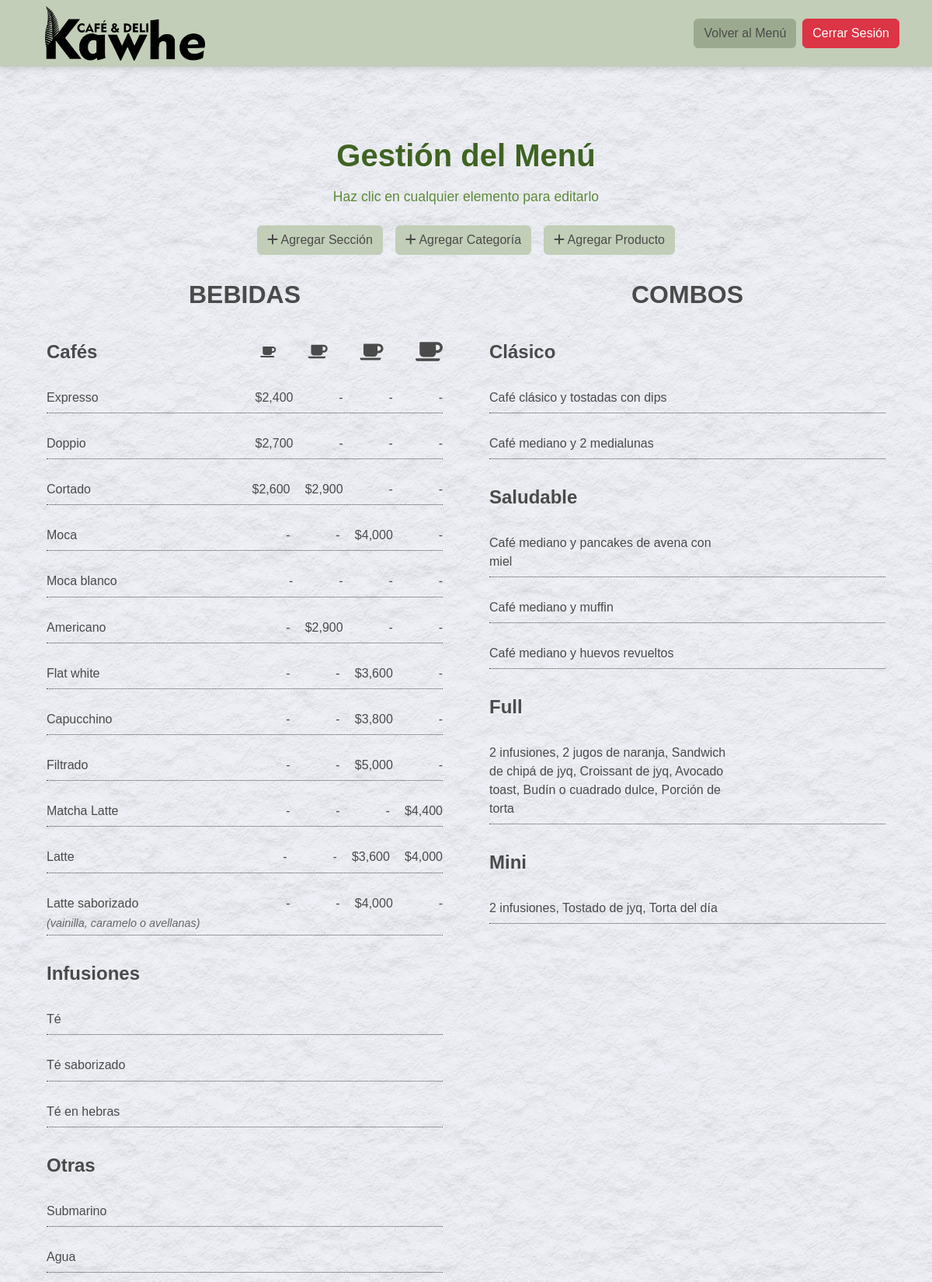
The page /admin/panel.php (signed in, upper part) on the database its author committed.
### tables this page shows
CREATE TABLE `secciones` (
  `id_seccion` int(11) NOT NULL,
  `nombre` varchar(50) NOT NULL,
  `activo` tinyint(1) DEFAULT 1
);

CREATE TABLE `categorias` (
  `id_categoria` int(11) NOT NULL,
  `id_seccion` int(11) DEFAULT NULL,
  `nombre` varchar(50) NOT NULL,
  `activo` tinyint(1) DEFAULT 1
);

CREATE TABLE `productos` (
  `id_producto` int(11) NOT NULL,
  `id_categoria` int(11) DEFAULT NULL,
  `nombre` varchar(200) NOT NULL,
  `precio` decimal(10,2) DEFAULT NULL,
  `activo` tinyint(1) DEFAULT 1,
  `fecha_creacion` timestamp NOT NULL DEFAULT current_timestamp(),
  `fecha_modificacion` timestamp NOT NULL DEFAULT current_timestamp() ON UPDATE current_timestamp(),
  `descripcion` text DEFAULT NULL,
  `precio_chico` decimal(10,2) DEFAULT NULL,
  `precio_mediano` decimal(10,2) DEFAULT NULL,
  `precio_grande` decimal(10,2) DEFAULT NULL,
  `precio_extra_grande` decimal(10,2) DEFAULT NULL
);

### admin/panel.php (the view, shortened to what this page needs)
<?php
require_once('../conexion.php');
?>
<!DOCTYPE html>
<html lang="es">
<head>
    <link href="https://cdn.jsdelivr.net/npm/bootstrap@5.3.0/dist/css/bootstrap.min.css" rel="stylesheet">
        <link rel="stylesheet" href="https://cdnjs.cloudflare.com/ajax/libs/font-awesome/6.0.0/css/all.min.css">
    <link rel="stylesheet" href="../style.css">
</head>
<body>
    <nav class="navbar navbar-expand-lg nav-panel">
        <div class="container">
            <img src="../images/LOGOTIPO-KAWHE.png" alt="Logo Kawhe" class="nav-logo">
            <div class="collapse navbar-collapse justify-content-end" id="navbarPanel">
                <div class="d-flex gap-2">
                    <a href="../index.php" class="btn btn-volver">Volver al Menú</a>
                    <a href="logout.php" class="btn btn-danger">Cerrar Sesión</a>
                </div>
            </div>
        </div>
    </nav>
    <main>
        <section class="menu-section">
            <div class="container">
                <h1 class="text-center panel-title">Gestión del Menú</h1>
                <p class="text-center mb-4 panel-subtitle">Haz clic en cualquier elemento para editarlo</p>
                <div class="d-flex justify-content-center gap-3 mb-4">
                    <button class="btn btn-success" id="btnAddSeccion">
                        <i class="fas fa-plus"></i> Agregar Sección
                    </button>
                    <button class="btn btn-success" id="btnAddCategoria">
                        <i class="fas fa-plus"></i> Agregar Categoría
                    </button>
                    <button class="btn btn-success" id="btnAddProducto">
                        <i class="fas fa-plus"></i> Agregar Producto
                    </button>
                </div>
                <?php
                $query_secciones = "SELECT * FROM secciones WHERE activo = 1";
                $result_secciones = mysqli_query($conexion, $query_secciones);
                echo '<div class="row">';
                while($seccion = mysqli_fetch_assoc($result_secciones)) {
                    $columnClass = ($seccion['nombre'] == 'Deli') ? 'col-12' : 'col-md-6';
                    echo '<div class="' . $columnClass . ' mb-5">';
                    echo '<h2 class="menu-title text-center mb-4 editable"
                             data-type="seccion"
                             data-id="' . $seccion['id_seccion'] . '">' . $seccion['nombre'] . '</h2>';
                    $query_categorias = "SELECT * FROM categorias WHERE id_seccion = {$seccion['id_seccion']} AND activo = 1";
                    $result_categorias = mysqli_query($conexion, $query_categorias);
                    while($categoria = mysqli_fetch_assoc($result_categorias)) {
                        echo '<div class="menu-category mb-4">';
                        if($categoria['nombre'] === 'Cafés') {
                            echo '<div class="categoria-header d-flex justify-content-between align-items-center">';
                            echo '<h3 class="categoria-title mb-0 editable" data-type="categoria" data-id="' . $categoria['id_categoria'] . '">' . $categoria['nombre'] . '</h3>';
                            echo '<div class="coffee-sizes">';
                            echo '<i class="fas fa-coffee coffee-icon size-s"></i>';
                            echo '<i class="fas fa-coffee coffee-icon size-m"></i>';
                            echo '<i class="fas fa-coffee coffee-icon size-l"></i>';
                            echo '<i class="fas fa-coffee coffee-icon size-xl"></i>';
                            echo '</div>';
                            echo '</div>';
                        } else {
                            echo '<h3 class="categoria-title mb-3 editable" data-type="categoria" data-id="' . $categoria['id_categoria'] . '">' . $categoria['nombre'] . '</h3>';
                        }
                        $query_productos = "SELECT * FROM productos WHERE id_categoria = {$categoria['id_categoria']} AND activo = 1";
                        $result_productos = mysqli_query($conexion, $query_productos);
                        while($producto = mysqli_fetch_assoc($result_productos)) {
                            echo '<div class="menu-item editable" data-type="producto" data-id="' . $producto['id_producto'] . '">';
                            echo '<div class="producto-info">';
                            echo '<div class="producto-nombre">' . $producto['nombre'] . '</div>';
                            if(!empty($producto['descripcion'])) {
                                echo '<div class="producto-descripcion">' . $producto['descripcion'] . '</div>';
                            }
                            echo '</div>';
                            if($categoria['nombre'] === 'Cafés') {
                                echo '<div class="precios-cafe">';
                                echo '<div class="precio-size">' . ($producto['precio_chico'] > 0 ? '$' . number_format($producto['precio_chico'], 0) : '-') . '</div>';
                                echo '<div class="precio-size">' . ($producto['precio_mediano'] > 0 ? '$' . number_format($producto['precio_mediano'], 0) : '-') . '</div>';
                                echo '<div class="precio-size">' . ($producto['precio_grande'] > 0 ? '$' . number_format($producto['precio_grande'], 0) : '-') . '</div>';
                                echo '<div class="precio-size">' . ($producto['precio_extra_grande'] > 0 ? '$' . number_format($producto['precio_extra_grande'], 0) : '-') . '</div>';
                                echo '</div>';
                            } else {
                                if($producto['precio'] > 0) {
                                    echo '<div class="producto-precio">$' . number_format($producto['precio'], 0) . '</div>';
                                }
                            }
                            echo '</div>';
                        }
                        echo '</div>';
                    }
                    echo '</div>';
                }
                echo '</div>';
                ?>
            </div>
        </section>
    </main>
</body>
</html>

### style.css (style rules this page uses)
:root { --color-verde-principal: rgba(194,206,184,255); --color-crema-principal: rgba(247,245,242,255); --color-texto: #4A4A4A; --color-verde-oscuro: #9baa8f; --color-sombra: rgba(0,0,0,0.1); }
body { font-family: 'Arial', sans-serif; background-color: var(--color-crema-principal); color: var(--color-texto); }
main { background-image: url('images/trama-blanca.jpg'); background-repeat: repeat; background-color: var(--color-crema-principal); padding-bottom: 2rem; padding-top: 90px; }
#menu-nav, .nav-panel { background-color: var(--color-verde-principal); box-shadow: 0 4px 6px var(--color-sombra); padding: 0.5rem 0; width: 100%; z-index: 1000; transition: all 0.3s ease; }
#menu-nav .nav-logo, .nav-panel .nav-logo { height: 70px; width: auto; margin: 0 1rem; }
.menu-section { font-family: 'Arial', sans-serif; color: var(--color-texto); }
.menu-title { font-size: 2rem; font-weight: bold; text-transform: uppercase; margin-bottom: 2rem; }
.menu-category { margin-bottom: 3rem; }
.categoria-title { font-size: 1.5rem; font-weight: bold; margin-bottom: 1.5rem; padding: 0.5rem; }
.menu-item { display: flex; justify-content: space-between; align-items: flex-start; margin-bottom: 1rem; position: relative; padding: 0.5rem 0; }
.menu-item::after { content: ""; position: absolute; left: 0; right: 0; bottom: 3px; border-bottom: 1px dotted var(--color-texto); }
.producto-info { flex: 1; min-width: 0; padding-right: 10px; position: relative; z-index: 1; }
.producto-nombre { max-width: 65%; padding-right: 10px; margin-bottom: 0.2rem; }
.producto-descripcion { font-size: 0.9rem; color: #666; font-style: italic; }
.menu-section [class*="col-"] { padding: 0 30px; }
.categoria-header { display: flex; align-items: center; justify-content: space-between; margin-bottom: 1rem; }
.coffee-sizes { display: flex; gap: 2.6rem; align-items: center; }
.coffee-icon { color: var(--color-texto); display: flex; align-items: center; justify-content: center; }
.coffee-icon.size-s { font-size: 16px; }
.coffee-icon.size-m { font-size: 20px; }
.coffee-icon.size-l { font-size: 24px; }
.coffee-icon.size-xl { font-size: 28px; }
.precios-cafe { display: flex; gap: 1.2rem; margin-left: auto; z-index: 1; padding-left: 10px; }
.precio-size { min-width: 45px; text-align: right; white-space: nowrap; }
.editable { cursor: pointer; transition: all 0.3s ease; padding: 0.5rem 0; border-radius: 5px; }
.panel-title { font-size: 2.5rem; font-weight: 700; margin-bottom: 1rem; color:#3f6322; }
.panel-subtitle { font-size: 1.1rem; font-weight: 500; margin-bottom: 2rem; color: #5d8a38; }
.btn-success { background-color: var(--color-verde-principal); border-color: var(--color-verde-principal); color: var(--color-texto); }
.btn-volver { background-color: var(--color-verde-oscuro); border-color: var(--color-verde-oscuro); color: var(--color-texto); }
.btn-danger { background-color: #dc3545; border-color: #dc3545; color: white; }

### rows shown on the page
secciones: nombre "BEBIDAS"
categorias: nombre "Cafés"
productos: nombre "Expresso", precio_chico "2,400"
productos: nombre "Doppio", precio_chico "2,700"
productos: nombre "Cortado", precio_chico "2,600", precio_mediano "2,900"
productos: nombre "Moca", precio_grande "4,000"
productos: nombre "Moca blanco"
productos: nombre "Americano", precio_mediano "2,900"
productos: nombre "Flat white", precio_grande "3,600"
productos: nombre "Capucchino", precio_grande "3,800"
productos: nombre "Filtrado", precio_grande "5,000"
productos: nombre "Matcha Latte", precio_extra_grande "4,400"
productos: nombre "Latte", precio_grande "3,600", precio_extra_grande "4,000"
productos: nombre "Latte saborizado", descripcion "(vainilla, caramelo o avellanas)", precio_grande "4,000"
categorias: nombre "Infusiones"
productos: nombre "Té"
productos: nombre "Té saborizado"
productos: nombre "Té en hebras"
categorias: nombre "Otras"
productos: nombre "Submarino"
productos: nombre "Agua"
secciones: nombre "COMBOS"
categorias: nombre "Clásico"
productos: nombre "Café clásico y tostadas con dips"
productos: nombre "Café mediano y 2 medialunas"
categorias: nombre "Saludable"
productos: nombre "Café mediano y pancakes de avena con miel"
productos: nombre "Café mediano y muffin"
productos: nombre "Café mediano y huevos revueltos"
categorias: nombre "Full"
productos: nombre "2 infusiones, 2 jugos de naranja, Sandwich de chipá de jyq, Croissant de jyq, Avocado toast, Budín o cuadrado dulce, Porción de torta"
categorias: nombre "Mini"
productos: nombre "2 infusiones, Tostado de jyq, Torta del día"
